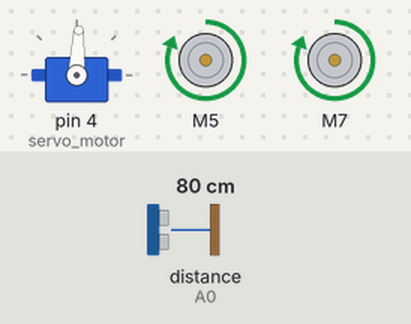
Recording of a sketch running on a simulated Arduino Uno, built with avr-gcc and run on an emulated ATmega328P. On the bench: servo, 2 × DC motor (green arrow = forward, orange = backward, longer = faster). The test bench sets the inputs (shaded band); at power-on: distance to the obstacle (sensor on A0) 80 cm. The echo pulse lasts 58.3 µs per cm.

Above: at 3.6 s.
3.7 s: distance to the obstacle (sensor on A0) set to 40 cm
5.2 s: distance to the obstacle (sensor on A0) set to 31 cm
At 6.6 s:
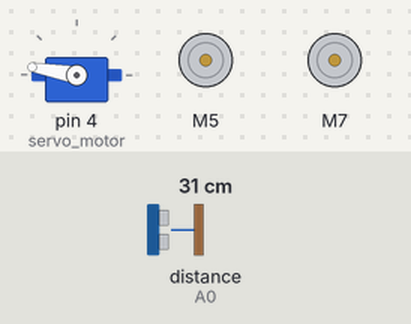
8.2 s: distance to the obstacle (sensor on A0) set to 60 cm
At 9.4 s:
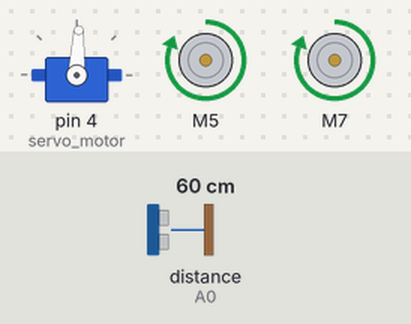
9.7 s: distance to the obstacle (sensor on A0) set to 2 cm
At 12.0 s:
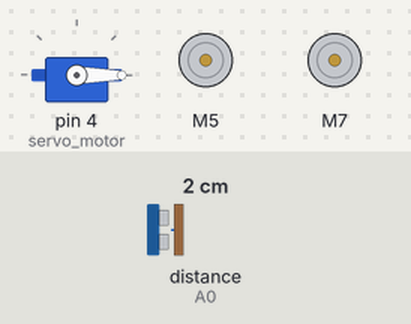
Timing chart, 0 to 13.7 s (numbered marks = the images above; inputs shaded):
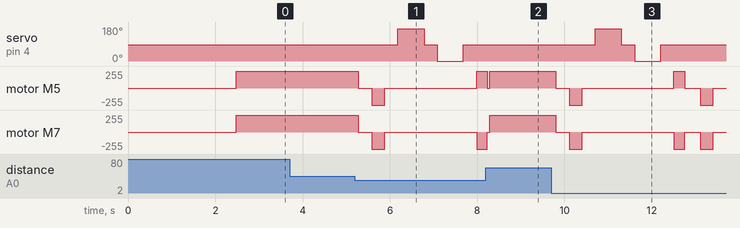

The sketch:

Obstacle_avoidance_robot.ino
```cpp
#include <Servo.h>
#include <NewPing.h>
#include <L298NX2.h>

//sensor pins
#define trig_pin A1 //analog input 1
#define echo_pin A0 //analog input 0
#define maximum_distance 200
int posCenter = 87;
int posLeft = 0;
int posRight = 170;
int command;
boolean goesForward = false;
int distance = 100;
boolean autoMode = false;


// Pin definition
const unsigned int EN_A = 3;
const unsigned int IN1_A = 5;
const unsigned int IN2_A = 6;

const unsigned int IN1_B = 7;
const unsigned int IN2_B = 8;
const unsigned int EN_B = 9;

// Initialize both motors
L298NX2 motors(EN_A, IN1_A, IN2_A, EN_B, IN1_B, IN2_B);
NewPing sonar(trig_pin, echo_pin, maximum_distance); //sensor function
Servo servo_motor;  // create servo object to control a servo


void setup() {
  Serial.begin(9600);
  servo_motor.attach(4);  // attaches the servo on pin 10 to the servo object
  servo_motor.write(posCenter);
  delay(2000);
  distance = readPing();
  delay(100);
  distance = readPing();
  delay(100);
  distance = readPing();
  delay(100);
  distance = readPing();
  delay(100);

  motors.setSpeedA(255);
  motors.setSpeedB(255);
}

void loop() {
  autoDetect();
//  if (Serial.available() > 0) {
//    if (autoMode == false){
//      command = Serial.read();
//      moveStop(); //Initialize with motors stoped.
//      manualDetect();
//    }
//
//    if (autoMode == true){
//    while (autoMode == true){
//      autoDetect();
//      int com = Serial.read();
//      switch(com){
//        case 'X':
//        autoMode = true;
//        break;
//      case 'x':
//        autoMode = false;
//        break;
//        }
//      }
//    }
//   }
}

void autoDetect(){
//  Serial.println("auto mode");
  int distanceRight = 0;
  int distanceLeft = 0;
  delay(50);
  if (distance <= 35){
    moveStop();
    delay(300);
    moveBackward();
    delay(300);
    moveStop();
    delay(300);
    distanceRight = lookRight();
    delay(300);
    distanceLeft = lookLeft();
    delay(300);

    if (distance >= distanceLeft){
      turnRight();
      moveStop();
    }
    else{
      turnLeft();
      moveStop();
    }
  }
  else{
    moveForward();
  }
    distance = readPing();
}

void manualDetect(){
//  Serial.println("manual mode");
  switch (command) {
      case 'F':
        moveForward();
        break;
      case 'B':
        moveBackward();
        break;
      case 'L':
        turnLeft();
        break;
      case 'R':
        turnRight();
        break;
      case 'G':
        turnLeft();
        break;
      case 'I':
        turnRight();
        break;
      case 'X':
        autoMode = true;
        break;
      case 'x':
        autoMode = false;
        break;
    }
}

int lookRight(){
  servo_motor.write(posRight);
  delay(500);
  int distance = readPing();
  delay(100);
  servo_motor.write(posCenter);
  return distance;
}

int lookLeft(){
  servo_motor.write(posLeft);
  delay(500);
  int distance = readPing();
  delay(100);
  servo_motor.write(posCenter);
  return distance;
  delay(100);
}

int readPing(){
  int cm = sonar.ping_cm();
  if (cm==0){
    cm=250;
  }
  return cm;
}

void moveStop(){
  motors.stop();
}

void moveForward(){
  if(!goesForward){

    goesForward = true;
    motors.forward();
  }
}

void moveBackward(){

  goesForward = false;
  motors.backward();

}

void turnRight(){
  motors.forwardA();
  motors.backwardB();
  delay(250);
  motors.forward();
}

void turnLeft(){
  motors.forwardB();
  motors.backwardA();
  delay(250);
  motors.forward();
}
```

Measured:
- the behaviour switches between 36 and 35 cm on distance to the obstacle (sensor on A0) (found by bisection; images 0 and 1)
- after the input at 3.7 s, every drawn part: stays the same
- after the input at 5.2 s, servo on pin 4 (servo_motor): 87° → 170° after 0.98 s, → 87° 0.60 s later, → 0° 0.30 s later, → 87° 0.60 s later; motor M5: forward 255/255 → stopped after 0.08 s, → backward 255/255 0.30 s later, → stopped 0.30 s later, → forward 255/255 2.1 s later
- after the input at 8.2 s, servo on pin 4 (servo_motor): stays 87° (without the input it goes to 170° after 0.99 s)
- after the input at 9.7 s, servo on pin 4 (servo_motor): 87° → 170° after 1.0 s, → 87° 0.60 s later, → 0° 0.30 s later, → 87° 0.60 s later; motor M5: forward 255/255 → stopped after 0.10 s, → backward 255/255 0.30 s later, → stopped 0.30 s later, → forward 255/255 2.1 s later, … (7 changes in this stretch)
